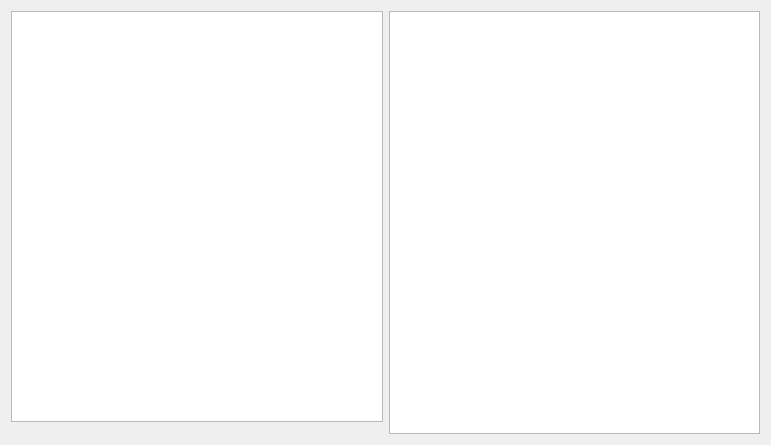
<?xml version="1.0" encoding="UTF-8"?>
<ui version="4.0">
 <class>Dialog</class>
 <widget class="QDialog" name="Dialog">
  <property name="geometry">
   <rect>
    <x>0</x>
    <y>0</y>
    <width>771</width>
    <height>445</height>
   </rect>
  </property>
  <property name="windowTitle">
   <string>MyExplorer</string>
  </property>
  <layout class="QGridLayout" name="gridLayout">
   <item row="0" column="1" rowspan="3">
    <widget class="QListView" name="listView"/>
   </item>
   <item row="0" column="0">
    <widget class="QTreeView" name="treeView"/>
   </item>
  </layout>
 </widget>
 <resources/>
 <connections/>
</ui>
